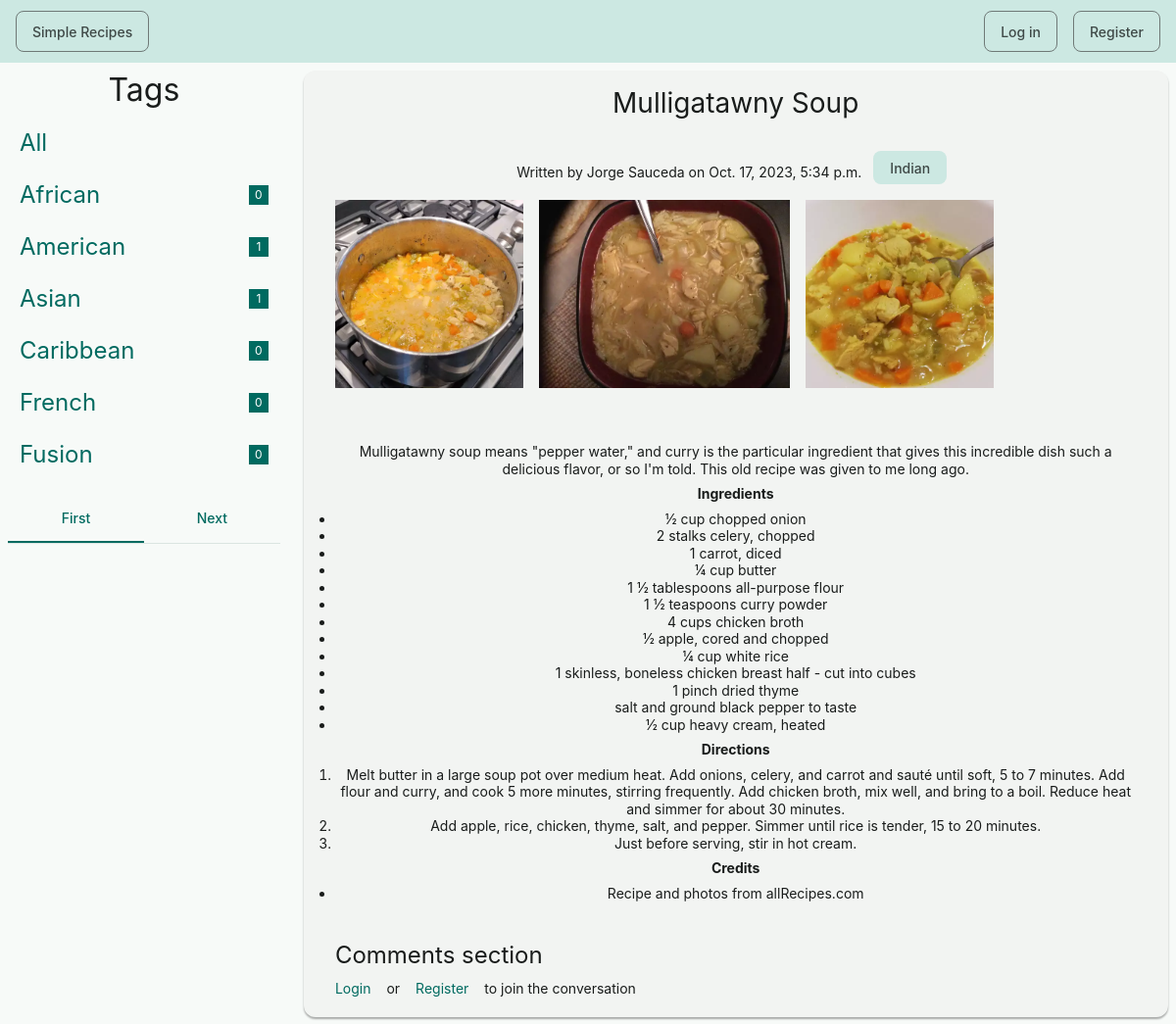
Page /article/8/ on the committed database.
### simple_recipes/models.py (models this page shows, shortened)
class Category(models.Model):
    name = models.CharField(max_length=20)
    class Meta:
        ordering = ['name']
    def __str__(self):
        return self.name

class Article(models.Model):
    author = models.ForeignKey(Profile, on_delete=models.CASCADE)
    body = models.TextField(null=True)
    categories = models.ManyToManyField(Category,
                                        related_name='categoryOf',
                                        blank=True)
    date = models.DateTimeField(auto_now=True)
    title = models.CharField(max_length=50)
    class Meta:
        ordering = ['-date']

class Profile(models.Model):
    avatar = models.ImageField(null=True, blank=True)
    bio = models.CharField(max_length=200, blank=True)
    date_joined = models.DateTimeField(auto_now_add=True)
    location = models.CharField(max_length=50, blank=True)
    name = models.CharField(max_length=50, blank=True)
    user = models.ForeignKey(User, on_delete=models.CASCADE)
    def __str__(self):
        return self.name

class ArticlePicture(models.Model):
    article = models.ForeignKey(Article,
                                related_name='pictureOf',
                                on_delete=models.CASCADE)
    image = models.ImageField(null=False, blank=False)

### simple_recipes/views.py (the view)
# urls.py: path('article/<str:pk>/', views.readArticle, name='read-article'),
def readArticle(request, pk):
    article = Article.objects.get(id=pk)
    comments = ArticleComment.objects.filter(article=article)
    pictures = ArticlePicture.objects.filter(article=article)
    categories = Category.objects.all()
    cat_paginator = Paginator(categories, 6)
    num_pages = cat_paginator.num_pages
    num_range = range(1, num_pages + 1)
    page_n = 1
    if not request.GET.get('cat_page') in [None, '']:
        page_n = request.GET.get('cat_page')
    try:
        cat_page = cat_paginator.page(page_n)
    except EmptyPage:
        cat_page = cat_paginator.page(1)
        page_n = 1
    context = {
        'article': article,
        'comments': comments,
        'categories': cat_page,
        'cat_range': num_range,
        'num_pages': num_pages,
        'page_n': page_n,
        'pictures': pictures,
    }
    return render(request, 'simple_recipes/article.html', context)

### simple_recipes/templates/simple_recipes/article.html (shortened to what this page needs)
{% extends 'main.html' %}
{% load static %}
{% block content %}
<div class="grid medium-space">
  <div class="s12 m3 l3">
    {% include 'simple_recipes/categories_component.html' %}
  </div>
  <div class="s12 m9 l9">
    <article class="center-align" style="padding: 1rem 2rem">
      <h5 class="center-align">{{ article.title }}</h5>
      <div class="small-space"></div>
      <p class="medium-line medium-align">
        Written by <a href="{% url 'user-profile' article.author.user.id %}">
          {{article.author}}
        </a> on {{article.date}}
        {% for category in article.categories.all %}
          <span class="chip fill">{{category.name}}</span>
        {% endfor %}
      </p>
      {% include 'simple_recipes/carousel_component.html' %}
      <div class="medium-space"></div>
      <p class="medium-line" style="margin: 0.5rem 2rem">
        {% autoescape off %}{{ article.body }}{% endautoescape %}
      </p>
      <div class="small-space"></div>
      <h6>Comments section</h6>
      <div class="medium-line center-align">
        {% if comments.count == 0 and request.user.is_authenticated %}
          <form action="{% url 'create-comment' article.id %}" method="POST">
            {% csrf_token %}
            <div class="field textarea border extra">
              <textarea
                type="text"
                maxlength="300"
                name="new_comment"
              ></textarea>
              <span class="helper">Be the first one to comment</span>
            </div>
            <input
              class="button small-round"
              type="submit"
              value="Submit comment"
            />
          </form>
        {% else %}
          {% if request.user.is_authenticated %}
            <form action="{% url 'create-comment' article.id %}" method="POST">
              {% csrf_token %}
              <div class="field textarea border extra">
                <textarea
                  type="text"
                  maxlength="300"
                  name="new_comment"
                ></textarea>
                <span class="helper">Join the conversation</span>
              </div>
              <input
                class="button small-round"
                type="submit"
                value="Submit comment"
              />
            </form>
          {% else %}
            <div class="row">
              <a
                class="link"
                href="{% url 'login' %}"
              >
                Login
              </a> or <a
                class="link"
                href="{% url 'register' %}"
              >
                Register
              </a> to join the conversation
            </div>
          {% endif %}
        {% endif %}
      </div>
    </article>
  </div>
</div>
{% endblock %}

### simple_recipes/templates/simple_recipes/categories_component.html
{% block content %}
<h4 class="center-align">Tags</h4>
<div class="s12 m3 l3">
  <a class="row wave" href="{% url 'home' %}">
    <h6 class="link max">All</h6>
  </a>
  {% for category in categories %}
    <a class="row wave" href="{% url 'home' %}?cat={{category.name}}">
      <h6 class="link max">{{ category }}</h6>
      <span class="badge primary square none">
        {{category.categoryOf.all.count}}
      </span>
    </a>
  {% endfor %}
</div>
<div class="tabs">
  {% if num_pages > 1 %}
    {% if categories.has_previous %}
      <a
        class="link"
        href="{% url 'home' %}?cat_page={{categories.previous_page_number}}"
      >
        Previous
      </a>
    {% else %}
      <a class="link active" aria-disabled>First</a>
    {% endif %}
    {% if categories.has_next %}
      <a
        class="link"
        href="{% url 'home' %}?cat_page={{categories.next_page_number}}"
      >
        Next
      </a>
    {% else %}
      <a class="link active" aria-disabled>Last</a>
    {% endif %}
  {% endif %}
</div>
{% endblock content %}

### simple_recipes/templates/simple_recipes/carousel_component.html (shortened to what this page needs)
{% load static %}
{% block content %}
{% if pictures.count > 0 %}
  <div class="row scroll">
    {% for picture in pictures %}
      <img
        class="small-height"
        src="{% static picture.image.url %}"
        alt="Recipe picture"
      >
    {% endfor %}
  </div>
  <div class="small-space"></div>
{% endif %}
{% endblock content %}

### templates/main.html (style rules this page uses)
body { --primary:#006a60; --on-primary:#ffffff; --primary-container:#74f8e5; --on-primary-container:#00201c; --secondary:#4a635f; --on-secondary:#ffffff; --secondary-container:#cce8e2; --on-secondary-container:#05201c; --tertiary:#456179; --on-tertiary:#ffffff; --tertiary-container:#cce5ff; --on-tertiary-container:#001e31; --error:#ba1a1a; --on-error:#ffffff; --error-container:#ffdad6; --on-error-container:#410002; --background:#fafdfb; --on-background:#191c1b; --surface:#f7faf8; --on-surface:#191c1b; --surface-variant:#dae5e1; --on-surface-variant:#3f4947; --outline:#6f7977; --outline-variant:#bec9c6; --shadow:#000000; --scrim:#000000; --inverse-surface:#2d3130; --inverse-on-surface:#eff1ef; --inverse-primary:#53dbc9; --surface-dim:#d8dbd9; --surface-bright:#f7faf8; --surface-container-lowest:#ffffff; --surface-container-low:#f2f4f2; --surface-container:#eceeec; --surface-container-high:#e6e9e7; --surface-container-highest:#e0e3e1; }

### rows in the picture
Category: name "African", categoryOf.all.count "0"
Category: name "American", categoryOf.all.count "1"
Category: name "Asian", categoryOf.all.count "1"
Category: name "Caribbean", categoryOf.all.count "0"
Category: name "French", categoryOf.all.count "0"
Category: name "Fusion", categoryOf.all.count "0"
Article: title "Mulligatawny Soup", author "Jorge Sauceda", date "Oct. 17, 2023, 5:34 p.m.", body "Mulligatawny soup means \"pepper water,\" and curry is the particular ingredient that gives this incredible dish such a delicious flavor, or so I'm told. This old recipe was given to me long ago. Ingredients ½ cup chopped onion 2 stalks celery, chopped 1 carrot, diced ¼ cup butter 1 ½ tablespoons all-purpose flour 1 ½ teaspoons curry powder 4 cups chicken broth ½ apple, cored and chopped ¼ cup white rice 1 skinless, boneless chicken breast half - cut into cubes 1 pinch dried thyme salt and ground black pepper to taste ½ cup heavy cream, heated Directions Melt butter in a large soup pot over medium heat. Add onions, celery, and carrot and sauté until soft, 5 to 7 minutes. Add flour and curry,…"
Category: name "Indian"
ArticlePicture: image (picture)
ArticlePicture: image (picture)
ArticlePicture: image (picture)
